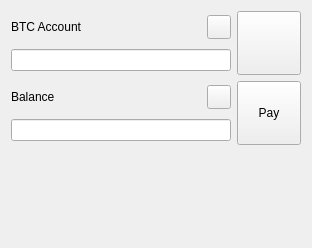
<?xml version="1.0" encoding="UTF-8"?>
<ui version="4.0">
 <class>financeForm</class>
 <widget class="QWidget" name="financeForm">
  <property name="geometry">
   <rect>
    <x>0</x>
    <y>0</y>
    <width>312</width>
    <height>248</height>
   </rect>
  </property>
  <property name="windowTitle">
   <string>Form</string>
  </property>
  <layout class="QGridLayout" name="gridLayout">
   <item row="0" column="0">
    <layout class="QHBoxLayout" name="horizontalLayout_2">
     <item>
      <layout class="QVBoxLayout" name="verticalLayout">
       <item>
        <layout class="QHBoxLayout" name="horizontalLayout">
         <item>
          <widget class="QLabel" name="label">
           <property name="text">
            <string>BTC Account</string>
           </property>
          </widget>
         </item>
         <item>
          <spacer name="horizontalSpacer">
           <property name="orientation">
            <enum>Qt::Horizontal</enum>
           </property>
           <property name="sizeHint" stdset="0">
            <size>
             <width>40</width>
             <height>20</height>
            </size>
           </property>
          </spacer>
         </item>
         <item>
          <widget class="QPushButton" name="whatsAccountBtn">
           <property name="minimumSize">
            <size>
             <width>24</width>
             <height>24</height>
            </size>
           </property>
           <property name="maximumSize">
            <size>
             <width>24</width>
             <height>24</height>
            </size>
           </property>
           <property name="text">
            <string/>
           </property>
           <property name="icon">
            <iconset>
             <normaloff>:/question</normaloff>:/question</iconset>
           </property>
          </widget>
         </item>
        </layout>
       </item>
       <item>
        <widget class="QLineEdit" name="btcLine">
         <property name="readOnly">
          <bool>true</bool>
         </property>
        </widget>
       </item>
      </layout>
     </item>
     <item>
      <widget class="QPushButton" name="QrCodeBtn">
       <property name="sizePolicy">
        <sizepolicy hsizetype="Fixed" vsizetype="Fixed">
         <horstretch>64</horstretch>
         <verstretch>64</verstretch>
        </sizepolicy>
       </property>
       <property name="minimumSize">
        <size>
         <width>64</width>
         <height>64</height>
        </size>
       </property>
       <property name="maximumSize">
        <size>
         <width>64</width>
         <height>64</height>
        </size>
       </property>
       <property name="text">
        <string/>
       </property>
       <property name="icon">
        <iconset>
         <normaloff>:/qrcode</normaloff>:/qrcode</iconset>
       </property>
       <property name="iconSize">
        <size>
         <width>52</width>
         <height>52</height>
        </size>
       </property>
      </widget>
     </item>
    </layout>
   </item>
   <item row="2" column="0">
    <layout class="QVBoxLayout" name="verticalLayout_4">
     <item>
      <layout class="QVBoxLayout" name="verticalLayout_3">
       <item>
        <layout class="QHBoxLayout" name="horizontalLayout_4">
         <item>
          <layout class="QVBoxLayout" name="verticalLayout_2">
           <item>
            <layout class="QHBoxLayout" name="horizontalLayout_3">
             <item>
              <widget class="QLabel" name="label_2">
               <property name="text">
                <string>Balance</string>
               </property>
              </widget>
             </item>
             <item>
              <spacer name="horizontalSpacer_2">
               <property name="orientation">
                <enum>Qt::Horizontal</enum>
               </property>
               <property name="sizeHint" stdset="0">
                <size>
                 <width>40</width>
                 <height>20</height>
                </size>
               </property>
              </spacer>
             </item>
             <item>
              <widget class="QPushButton" name="whatsBalanceBtn">
               <property name="minimumSize">
                <size>
                 <width>24</width>
                 <height>24</height>
                </size>
               </property>
               <property name="maximumSize">
                <size>
                 <width>24</width>
                 <height>24</height>
                </size>
               </property>
               <property name="text">
                <string/>
               </property>
               <property name="icon">
                <iconset>
                 <normaloff>:/question</normaloff>:/question</iconset>
               </property>
              </widget>
             </item>
            </layout>
           </item>
           <item>
            <widget class="QLineEdit" name="balanceLine">
             <property name="readOnly">
              <bool>true</bool>
             </property>
            </widget>
           </item>
          </layout>
         </item>
         <item>
          <widget class="QPushButton" name="paymentBtn">
           <property name="maximumSize">
            <size>
             <width>64</width>
             <height>64</height>
            </size>
           </property>
           <property name="text">
            <string>Pay</string>
           </property>
           <property name="icon">
            <iconset>
             <normaloff>:/dollar</normaloff>:/dollar</iconset>
           </property>
          </widget>
         </item>
        </layout>
       </item>
       <item>
        <widget class="DebugForm" name="debugWidget" native="true"/>
       </item>
      </layout>
     </item>
    </layout>
   </item>
  </layout>
 </widget>
 <customwidgets>
  <customwidget>
   <class>DebugForm</class>
   <extends>QWidget</extends>
   <header location="global">debugform.h</header>
   <container>1</container>
  </customwidget>
 </customwidgets>
 <resources>
  <include location="icons.qrc"/>
 </resources>
 <connections/>
</ui>
